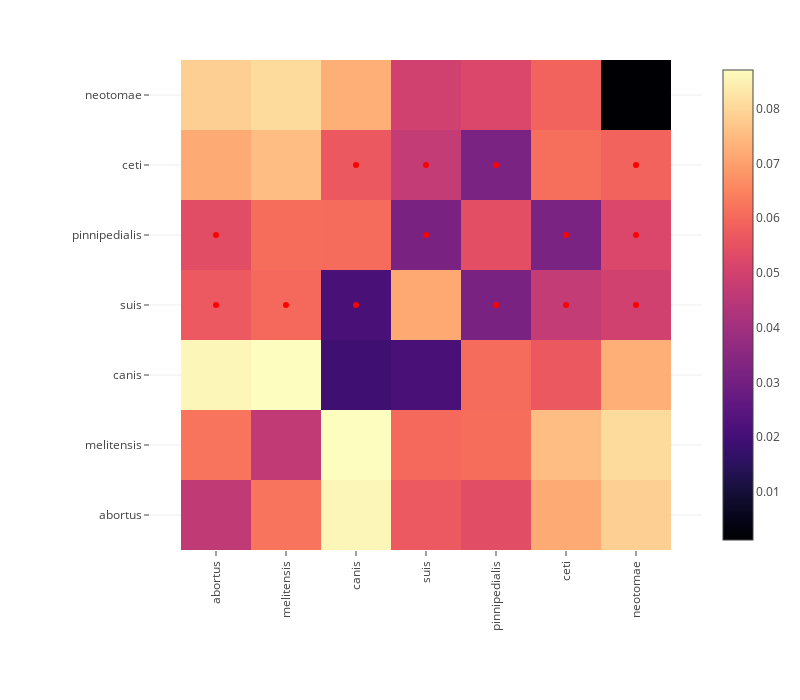

The notebook cell this image was saved under:
### Code cell
include("fix-component-base.jl");

### Figure 1 — Plotly figure (JSON) as saved in the notebook; plotly's stock layout.template omitted (floating-point values rounded to 4 significant figures; data arrays with more than 128 entries replaced by an {"elided": "..."} marker saying what was removed)
{"data": [{"colorscale": {"elided": "256x2 mixed values"}, "type": "heatmap", "x": ["abortus", "melitensis", "canis", "suis", "pinnipedialis", "ceti", "neotomae"], "y": ["abortus", "melitensis", "canis", "suis", "pinnipedialis", "ceti", "neotomae"], "z": [[0.04637, 0.06217, 0.08591, 0.05689, 0.05367, 0.07182, 0.07867], [0.06217, 0.04641, 0.08705, 0.06014, 0.06101, 0.07528, 0.08086], [0.08591, 0.08705, 0.01913, 0.02117, 0.06053, 0.05677, 0.07262], [0.05689, 0.06014, 0.02117, 0.07135, 0.03161, 0.04704, 0.04977], [0.05367, 0.06101, 0.06053, 0.03161, 0.05409, 0.03178, 0.05194], [0.07182, 0.07528, 0.05677, 0.04704, 0.03178, 0.06113, 0.05892], [0.07867, 0.08086, 0.07262, 0.04977, 0.05194, 0.05892, 0.001215]]}, {"hoverinfo": "skip", "marker": {"color": "red"}, "mode": "markers", "type": "scatter", "x": ["abortus", "canis", "melitensis", "neotomae", "pinnipedialis", "ceti", "abortus", "neotomae", "suis", "ceti", "canis", "neotomae", "suis", "pinnipedialis"], "y": ["suis", "suis", "suis", "suis", "suis", "suis", "pinnipedialis", "pinnipedialis", "pinnipedialis", "pinnipedialis", "ceti", "ceti", "ceti", "ceti"]}], "layout": {"height": 700, "margin": {"b": 150, "l": 150, "r": 50, "t": 60}, "width": 800, "xaxis": {"scaleanchor": "y", "tickangle": -90}}}
